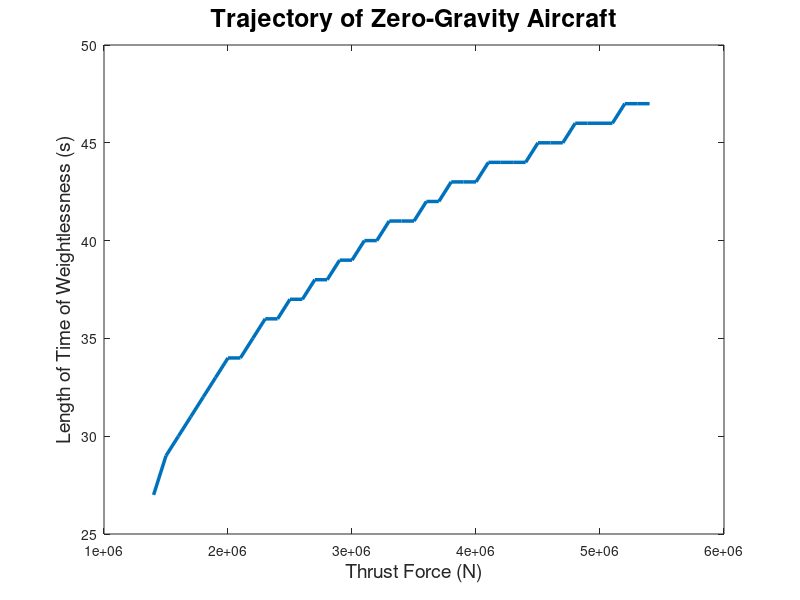

This chart was generated by the following MATLAB code:
function punchline()

    k = 1:41;
    for j = k
        value = 1e5*(j+13);
        THRUSTS(j) = plane2( value );
    end
    
    plot(1e5*(k+13), THRUSTS, 'linewidth', 2.5);
    
    xlabel('Thrust Force (N)', 'FontSize', 14);

    ylabel('Length of Time of Weightlessness (s)', 'FontSize', 14);
    title('Trajectory of Zero-Gravity Aircraft', 'FontSize', 18);
%     legend('Accelerations', 'Angle off ground');

    function time_spent = plane2(F_thrust_2)
    % Modeling a Boeing 727

        g = 9.81;       % acceleration due to gravity (m/s^2)
        m = 65000;      % mass of airplane (kg)
        rho = 1.3;      % density of air (kg/m^3)
        A = 330;        % cross-sectional area of plane (m^2)
        C_l = 0.56;     % coefficient of lift (dimensionless)
        C_D = 0.6;      % coefficient of drag (dimensionless)

        F_thrust = 2000000;
        initial_pos = [0, 0];
%         initial_vel = [40, 10];
        intial_vel = [1, 1];

        options = odeset('events', @events);
        options2 = odeset('events', @events2);

        [TIME_2, Y_2] = ode45(@thrust_on_2, 0:2000, [23560, 7300, 110, -182], options);
        T = TIME_2(1:end-1);
        Y = Y_2;
        
        [TIME_3, Y_2] = ode45(@thrust_off, [T(end):4000], [Y(end, 1), Y(end, 2), Y(end, 3), Y(end, 4)], options2);
        
        Y = [Y; Y_2];
        T = [T; TIME_3];
        
        for i = 1:length(T)-2    % i is the index of the time
            THETA(i) = asind(Y(i+1, 2)/Y(i+1, 1));
            ACCELERATIONS(i) = ( norm( g*cosd(THETA(i)) + (-sind(THETA(i)) * (Y(i+1, 3)-Y(i, 3)/(T(i+1)-T(i))) + cosd(THETA(i))*(Y(i+1, 4)-Y(i, 4)/(T(i+1)-T(i))) ) ) ) / 9.8;
        end
        zerogs = ACCELERATIONS < 1;
        ZEROgs = T(zerogs);
        time_spent = ZEROgs(end)-ZEROgs(1);
        
%         hold all;
%         plot(T(1:end-2), ACCELERATIONS);
%         plot(T, Y(:,2));

%         TIMES1(i) = [ TIMES(i)(2:end), TIMES2(2:end) ];
%         ACCELERATIONS = ( ([ACCELERATIONS1(1:end), ACCELERATIONS2(1:end)]) / g ) - 1;

%         ZeroGs = ACCELERATIONS < 1;

%         T_at_ZeroGs = TIMES(ZeroGs);

%         time_spent = max(T_at_ZeroGs) - min(T_at_ZeroGs);
%         time_spent = T_at_ZeroGs(end-1) - T_at_ZeroGs(2);

%         plot(TIMES(ZeroGs), ACCELERATIONS(ZeroGs), 'o');
% 
%         xlabel('Time (Seconds)', 'FontSize', 14);
% 
%         ylabel('Angle of Plane (degrees)', 'FontSize', 14);
%         title('Trajectory of Zero-Gravity Aircraft', 'FontSize', 18);
%         legend('Accelerations', 'Angle off ground');

        function res = thrust_on_1(t, W)
            P = W(1:2);
            V = W(3:4);

            v = norm(V);
            v_hat = V / v;
            s_hat = fliplr(v_hat);

            dPdt = V;
            dVdt = [0; -g] + ([F_thrust*cos(pi/4);F_thrust*cos(pi/4)]/m) + ((rho*A*v^2) / (2*m)) * (C_l*s_hat - C_D*v_hat);

            res = [dPdt; dVdt];
        end

        function res = thrust_on_2(t, W)
            P = W(1:2);
            V = W(3:4);

            v = norm(V);
            v_hat = V / v;
            s_hat = fliplr(v_hat);

            dPdt = V;
            dVdt = [0; -g] + ([F_thrust_2*cos(pi/4);F_thrust_2*cos(pi/4)]/m) + ((rho*A*v^2) / (2*m)) * (C_l*s_hat - C_D*v_hat);

            res = [dPdt; dVdt];
        end

        function res = thrust_off(t, W)
            P = W(1:2);
            V = W(3:4);

            v = norm(V);
            v_hat = V / v;
            s_hat = fliplr(v_hat);

            dPdt = V;
            dVdt = [0; -g] + ([0; 0]/m) + ((rho*A*v^2) / (2*m)) * (C_l*s_hat - C_D*v_hat);

            res = [dPdt; dVdt];
        end

        function [value, isterminal,direction] = events(t, W) % kill thrust when height is increasing
            value = W(2) - 8500;

            direction = 1;
            isterminal = 1;
        end

        function [value, isterminal, direction] = events2(t, W) % when plane is too close to ground terminate
            value = W(2) - 7300;

            direction = -1;
            isterminal = 1;
        end
    end
end